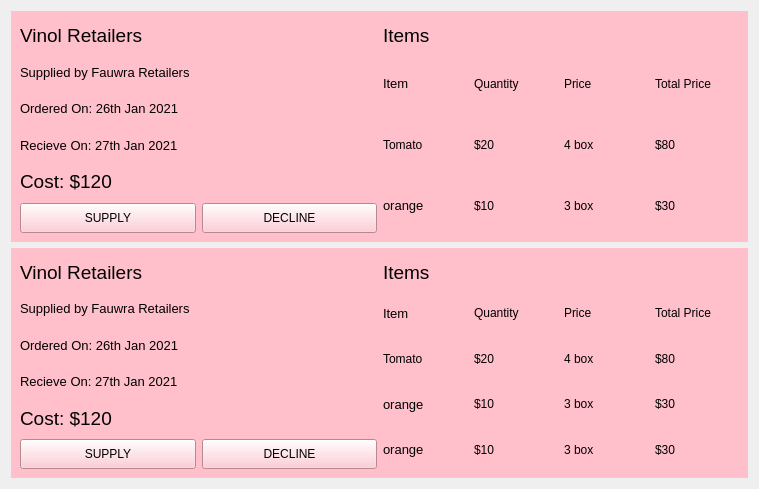
      <widget class="QWidget" name="scrollAreaWidgetContents">
       <property name="geometry">
        <rect>
         <x>0</x>
         <y>0</y>
         <width>759</width>
         <height>489</height>
        </rect>
       </property>
       <layout class="QVBoxLayout" name="verticalLayout_2">
        <item>
         <widget class="QWidget" name="widget_5" native="true">
          <property name="minimumSize">
           <size>
            <width>0</width>
            <height>0</height>
           </size>
          </property>
          <property name="styleSheet">
           <string notr="true">background-color: pink</string>
          </property>
          <layout class="QHBoxLayout" name="horizontalLayout">
           <item>
            <layout class="QVBoxLayout" name="verticalLayout_4">
             <item>
              <widget class="QLabel" name="label_11">
               <property name="font">
                <font>
                 <pointsize>14</pointsize>
                </font>
               </property>
               <property name="text">
                <string>Vinol Retailers</string>
               </property>
              </widget>
             </item>
             <item>
              <widget class="QLabel" name="label_12">
               <property name="font">
                <font>
                 <pointsize>10</pointsize>
                </font>
               </property>
               <property name="text">
                <string>Supplied by Fauwra Retailers</string>
               </property>
              </widget>
             </item>
             <item>
              <widget class="QLabel" name="label_13">
               <property name="font">
                <font>
                 <pointsize>10</pointsize>
                </font>
               </property>
               <property name="text">
                <string>Ordered On: 26th Jan 2021</string>
               </property>
              </widget>
             </item>
             <item>
              <widget class="QLabel" name="label_14">
               <property name="font">
                <font>
                 <pointsize>10</pointsize>
                </font>
               </property>
               <property name="text">
                <string>Recieve On: 27th Jan 2021</string>
               </property>
              </widget>
             </item>
             <item>
              <widget class="QLabel" name="label_59">
               <property name="font">
                <font>
                 <pointsize>14</pointsize>
                </font>
               </property>
               <property name="text">
                <string>Cost: $120</string>
               </property>
              </widget>
             </item>
             <item>
              <layout class="QHBoxLayout" name="horizontalLayout_2">
               <item>
                <widget class="QPushButton" name="pushButton_3">
                 <property name="minimumSize">
                  <size>
                   <width>0</width>
                   <height>30</height>
                  </size>
                 </property>
                 <property name="text">
                  <string>SUPPLY</string>
                 </property>
                </widget>
               </item>
               <item>
                <widget class="QPushButton" name="pushButton_4">
                 <property name="minimumSize">
                  <size>
                   <width>0</width>
                   <height>30</height>
                  </size>
                 </property>
                 <property name="text">
                  <string>DECLINE</string>
                 </property>
                </widget>
               </item>
              </layout>
             </item>
            </layout>
           </item>
           <item>
            <layout class="QVBoxLayout" name="verticalLayout_5">
             <item>
              <widget class="QLabel" name="label_15">
               <property name="maximumSize">
                <size>
                 <width>16777215</width>
                 <height>30</height>
                </size>
               </property>
               <property name="font">
                <font>
                 <pointsize>14</pointsize>
                </font>
               </property>
               <property name="text">
                <string>Items</string>
               </property>
              </widget>
             </item>
             <item>
              <layout class="QHBoxLayout" name="horizontalLayout_14">
               <item>
                <widget class="QLabel" name="label_93">
                 <property name="font">
                  <font>
                   <pointsize>10</pointsize>
                  </font>
                 </property>
                 <property name="text">
                  <string>Item</string>
                 </property>
                </widget>
               </item>
               <item>
                <widget class="QLabel" name="label_95">
                 <property name="text">
                  <string>Quantity</string>
                 </property>
                </widget>
               </item>
               <item>
                <widget class="QLabel" name="label_94">
                 <property name="text">
                  <string>Price</string>
                 </property>
                </widget>
               </item>
               <item>
                <widget class="QLabel" name="label_96">
                 <property name="text">
                  <string>Total Price</string>
                 </property>
                </widget>
               </item>
              </layout>
             </item>
             <item>
              <layout class="QHBoxLayout" name="horizontalLayout_15">
               <item>
                <widget class="QLabel" name="label_37">
                 <property name="text">
                  <string>Tomato</string>
                 </property>
                </widget>
               </item>
               <item>
                <widget class="QLabel" name="label_55">
                 <property name="text">
                  <string>$20</string>
                 </property>
                </widget>
               </item>
               <item>
                <widget class="QLabel" name="label_47">
                 <property name="text">
                  <string>4 box</string>
                 </property>
                </widget>
               </item>
               <item>
                <widget class="QLabel" name="label_87">
                 <property name="text">
                  <string>$80</string>
                 </property>
                </widget>
               </item>
              </layout>
             </item>
             <item>
              <layout class="QHBoxLayout" name="horizontalLayout_16">
               <item>
                <widget class="QLabel" name="label_53">
                 <property name="font">
                  <font>
                   <pointsize>10</pointsize>
                  </font>
                 </property>
                 <property name="text">
                  <string>orange</string>
                 </property>
                </widget>
               </item>
               <item>
                <widget class="QLabel" name="label_54">
                 <property name="text">
                  <string>$10</string>
                 </property>
                </widget>
               </item>
               <item>
                <widget class="QLabel" name="label_88">
                 <property name="text">
                  <string>3 box</string>
                 </property>
                </widget>
               </item>
               <item>
                <widget class="QLabel" name="label_38">
                 <property name="text">
                  <string>$30</string>
                 </property>
                </widget>
               </item>
              </layout>
             </item>
            </layout>
           </item>
          </layout>
         </widget>
        </item>
        <item>
         <widget class="QWidget" name="widget_6" native="true">
          <property name="minimumSize">
           <size>
            <width>0</width>
            <height>0</height>
           </size>
          </property>
          <property name="styleSheet">
           <string notr="true">background-color: pink</string>
          </property>
          <layout class="QHBoxLayout" name="horizontalLayout_3">
           <item>
            <layout class="QVBoxLayout" name="verticalLayout_10">
             <item>
              <widget class="QLabel" name="label_16">
               <property name="font">
                <font>
                 <pointsize>14</pointsize>
                </font>
               </property>
               <property name="text">
                <string>Vinol Retailers</string>
               </property>
              </widget>
             </item>
             <item>
              <widget class="QLabel" name="label_17">
               <property name="font">
                <font>
                 <pointsize>10</pointsize>
                </font>
               </property>
               <property name="text">
                <string>Supplied by Fauwra Retailers</string>
               </property>
              </widget>
             </item>
             <item>
              <widget class="QLabel" name="label_32">
               <property name="font">
                <font>
                 <pointsize>10</pointsize>
                </font>
               </property>
               <property name="text">
                <string>Ordered On: 26th Jan 2021</string>
               </property>
              </widget>
             </item>
             <item>
              <widget class="QLabel" name="label_33">
               <property name="font">
                <font>
                 <pointsize>10</pointsize>
                </font>
               </property>
               <property name="text">
                <string>Recieve On: 27th Jan 2021</string>
               </property>
              </widget>
             </item>
             <item>
              <widget class="QLabel" name="label_82">
               <property name="font">
                <font>
                 <pointsize>14</pointsize>
                </font>
               </property>
               <property name="text">
                <string>Cost: $120</string>
               </property>
              </widget>
             </item>
             <item>
              <layout class="QHBoxLayout" name="horizontalLayout_10">
               <item>
                <widget class="QPushButton" name="pushButton_9">
                 <property name="minimumSize">
                  <size>
                   <width>0</width>
                   <height>30</height>
                  </size>
                 </property>
                 <property name="text">
                  <string>SUPPLY</string>
                 </property>
                </widget>
               </item>
               <item>
                <widget class="QPushButton" name="pushButton_10">
                 <property name="minimumSize">
                  <size>
                   <width>0</width>
                   <height>30</height>
                  </size>
                 </property>
                 <property name="text">
                  <string>DECLINE</string>
                 </property>
                </widget>
               </item>
              </layout>
             </item>
            </layout>
           </item>
           <item>
            <layout class="QVBoxLayout" name="verticalLayout_11">
             <item>
              <widget class="QLabel" name="label_34">
               <property name="maximumSize">
                <size>
                 <width>16777215</width>
                 <height>30</height>
                </size>
               </property>
               <property name="font">
                <font>
                 <pointsize>14</pointsize>
                </font>
               </property>
               <property name="text">
                <string>Items</string>
               </property>
              </widget>
             </item>
             <item>
              <layout class="QHBoxLayout" name="horizontalLayout_17">
               <item>
                <widget class="QLabel" name="label_97">
                 <property name="font">
                  <font>
                   <pointsize>10</pointsize>
                  </font>
                 </property>
                 <property name="text">
                  <string>Item</string>
                 </property>
                </widget>
               </item>
               <item>
                <widget class="QLabel" name="label_98">
                 <property name="text">
                  <string>Quantity</string>
                 </property>
                </widget>
               </item>
               <item>
                <widget class="QLabel" name="label_119">
                 <property name="text">
                  <string>Price</string>
                 </property>
                </widget>
               </item>
               <item>
                <widget class="QLabel" name="label_120">
                 <property name="text">
                  <string>Total Price</string>
                 </property>
                </widget>
               </item>
              </layout>
             </item>
             <item>
              <layout class="QHBoxLayout" name="horizontalLayout_18">
               <item>
                <widget class="QLabel" name="label_39">
                 <property name="text">
                  <string>Tomato</string>
                 </property>
                </widget>
               </item>
               <item>
                <widget class="QLabel" name="label_83">
                 <property name="text">
                  <string>$20</string>
                 </property>
                </widget>
               </item>
               <item>
                <widget class="QLabel" name="label_48">
                 <property name="text">
                  <string>4 box</string>
                 </property>
                </widget>
               </item>
               <item>
                <widget class="QLabel" name="label_89">
                 <property name="text">
                  <string>$80</string>
                 </property>
                </widget>
               </item>
              </layout>
             </item>
             <item>
              <layout class="QHBoxLayout" name="horizontalLayout_19">
               <item>
                <widget class="QLabel" name="label_84">
                 <property name="font">
                  <font>
                   <pointsize>10</pointsize>
                  </font>
                 </property>
                 <property name="text">
                  <string>orange</string>
                 </property>
                </widget>
               </item>
               <item>
                <widget class="QLabel" name="label_85">
                 <property name="text">
                  <string>$10</string>
                 </property>
                </widget>
               </item>
               <item>
                <widget class="QLabel" name="label_90">
                 <property name="text">
                  <string>3 box</string>
                 </property>
                </widget>
               </item>
               <item>
                <widget class="QLabel" name="label_40">
                 <property name="text">
                  <string>$30</string>
                 </property>
                </widget>
               </item>
              </layout>
             </item>
             <item>
              <layout class="QHBoxLayout" name="horizontalLayout_21">
               <item>
                <widget class="QLabel" name="label_86">
                 <property name="font">
                  <font>
                   <pointsize>10</pointsize>
                  </font>
                 </property>
                 <property name="text">
                  <string>orange</string>
                 </property>
                </widget>
               </item>
               <item>
                <widget class="QLabel" name="label_92">
                 <property name="text">
                  <string>$10</string>
                 </property>
                </widget>
               </item>
               <item>
                <widget class="QLabel" name="label_99">
                 <property name="text">
                  <string>3 box</string>
                 </property>
                </widget>
               </item>
               <item>
                <widget class="QLabel" name="label_41">
                 <property name="text">
                  <string>$30</string>
                 </property>
                </widget>
               </item>
              </layout>
             </item>
            </layout>
           </item>
          </layout>
         </widget>
        </item>
       </layout>
      </widget>
